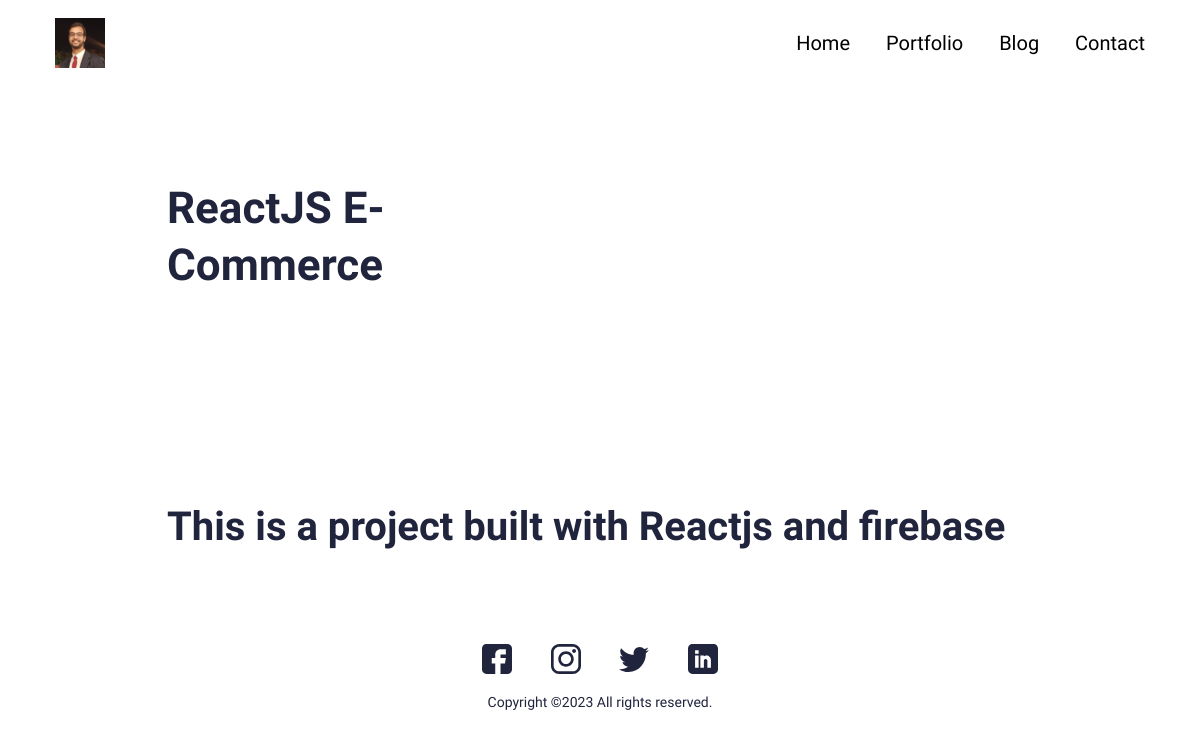
The app's page /portfolio/reactjs-e-commerce with its own data.
### main/models.py (models this page shows, shortened)
class Portfolio(models.Model):
	class Meta:
		verbose_name_plural = "Portfolios"
		verbose_name = "Portfolio"
		ordering = ["name"]
	date = models.DateTimeField(blank=True, null=True)
	name = models.CharField(max_length=200, blank=True, null=True)
	description = models.CharField(max_length=500, blank=True, null=True)
	body = RichTextField(blank=True, null=True)
	image = models.ImageField(blank=True, null=True, upload_to="portfolio")
	slug = models.SlugField(null=True, blank=True)
	is_active = models.BooleanField(default=True)

### main/views.py (the view)
# urls.py: path('portfolio/<slug:slug>', views.PortfolioDetailView.as_view(), name="portfolio"),
class PortfolioDetailView(generic.DetailView):
	model = Portfolio
	template_name = "main/portfolio-detail.html"

### resume_demo/context_processor.py (called while the page is built)
def project_context(request):
    context = {
        "me": User.objects.first(),
    }
    return context

### main/templates/main/portfolio-detail.html (shortened to what this page needs)
{% extends 'main/base.html' %}
{% load static %}
{% block content %}
    <section>
        <div class="innerPageBannerCol">
            <div class="container">
                <div class="row g-4 g-md-3  align-items-center">
                    <div class="col-md-6">
                        <div class="bannerContent">
                            <h1 class="xlTitle pb-md-3">{{ object.name }}</h1>
                        </div>
                    </div>
                </div>
            </div>
        </div>
    </section>
    <section>
        <div class="sectionSpaceSm">
            <div class="container">
                {{ object.body|safe }}
            </div>
        </div>
    </section>
{% endblock %}

### static/css/style.css (style rules this page uses)
:root { --primaryColor: #9C07B6; --primaryDarkColor: #3D0048; --primaryHoverColor: #900AA8; --secondaryColor: #F9B000; --baseColor: #21243D; --baseFont: 'Heebo', sans-serif; --titleFont: 'Courier Prime', monospace; --regular: 400; --medium: 500; --bold: 700; --black: 900; --lightBg: #F1F1F1; }
html { scroll-behavior: smooth; }
body { font-family: var(--baseFont); color: var(--baseColor); line-height: normal; }
.xlTitle { font-size: 44px; line-height: 1.3; font-weight: var(--bold); font-family: var(--titleFont) }
.sectionSpaceSm { padding: 35px 0; }
.innerPageBannerCol { padding: 180px 0 150px; }
@media (min-width: 992px) { .container, .container-lg, .container-md, .container-sm, .container-xl, .container-xxl { max-width: 890px; } }

### records on screen
Portfolio: name "ReactJS E-Commerce", body "This is a project built with Reactjs and firebase"
